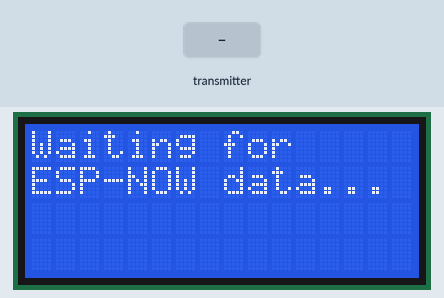
Bench run of a sketch on a simulated ESP32. On the bench: 16×4 character LCD. The test bench sets the inputs (shaded band). What the sketch prints to the serial monitor is not drawn.

Above: at 1.2 s.
1.3 s: the transmitter starts sending irState = 0
At 2.4 s:
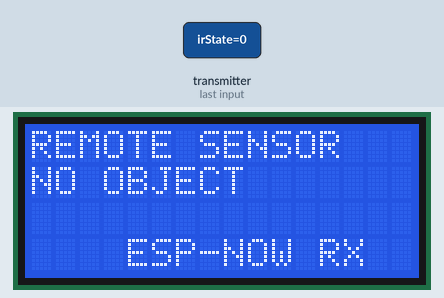
2.8 s: the transmitter starts sending irState = 1
At 3.7 s:
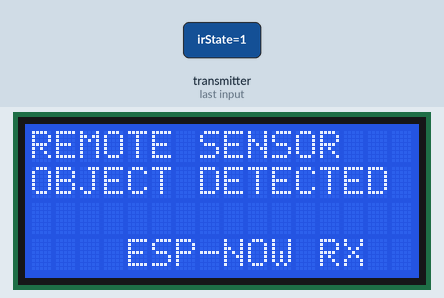
Timing chart, 0 to 5.8 s (numbered marks = the images above; inputs shaded):
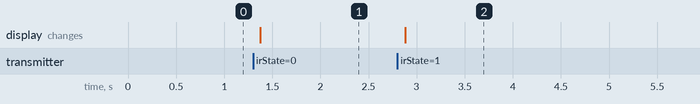

The sketch:

lcd_reciver.ino
```cpp
#include <WiFi.h>
#include <esp_now.h>
#include <esp_wifi.h>

#include <Wire.h>
#include <LiquidCrystal_I2C.h>

LiquidCrystal_I2C lcd(0x27, 16, 4);

#define ESPNOW_CHANNEL 1

// --------------------------------------------------
// CUSTOM MAC ADDRESS FOR THIS RECEIVER
// --------------------------------------------------

uint8_t receiverMAC[] = {
  0x02, 0x00, 0x00, 0x00, 0x00, 0x01
};


// --------------------------------------------------
// DATA STRUCTURE
// --------------------------------------------------

typedef struct {
  int irState;
} SensorData;

SensorData receivedData;


// --------------------------------------------------
// RECEIVE CALLBACK
// --------------------------------------------------

void onDataReceive(const esp_now_recv_info_t *info,
                   const uint8_t *data,
                   int len)
{
  if (len != sizeof(SensorData)) {
    return;
  }

  memcpy(&receivedData, data, sizeof(receivedData));

  Serial.print("Received IR state: ");
  Serial.println(receivedData.irState);

  lcd.clear();

  lcd.setCursor(0, 0);
  lcd.print("REMOTE SENSOR");

  lcd.setCursor(0, 1);

  if (receivedData.irState == 1) {
    lcd.print("OBJECT DETECTED");
  }
  else {
    lcd.print("NO OBJECT");
  }

  lcd.setCursor(0, 3);
  lcd.print("ESP-NOW RX");
}


void setup()
{
  Serial.begin(115200);

  // --------------------------------------------------
  // START WIFI
  // --------------------------------------------------

  WiFi.mode(WIFI_STA);

  // --------------------------------------------------
  // SET OUR CUSTOM MAC ADDRESS
  // --------------------------------------------------

  esp_err_t result = esp_wifi_set_mac(WIFI_IF_STA, receiverMAC);

  if (result == ESP_OK) {
    Serial.println("Custom MAC address set successfully");
  }
  else {
    Serial.println("Failed to set MAC address");
  }

  // --------------------------------------------------
  // SET ESP-NOW CHANNEL
  // --------------------------------------------------

  esp_wifi_set_channel(
    ESPNOW_CHANNEL,
    WIFI_SECOND_CHAN_NONE
  );

  // --------------------------------------------------
  // PRINT MAC ADDRESS
  // --------------------------------------------------

  Serial.print("Receiver MAC: ");
  Serial.println(WiFi.macAddress());

  // --------------------------------------------------
  // LCD
  // --------------------------------------------------

  lcd.init();
  lcd.backlight();

  lcd.clear();
  lcd.setCursor(0, 0);
  lcd.print("Waiting for");
  lcd.setCursor(0, 1);
  lcd.print("ESP-NOW data...");

  // --------------------------------------------------
  // ESP-NOW
  // --------------------------------------------------

  if (esp_now_init() != ESP_OK) {

    Serial.println("ESP-NOW initialization failed");

    lcd.clear();
    lcd.print("ESP-NOW ERROR");

    return;
  }

  esp_now_register_recv_cb(onDataReceive);

  Serial.println("ESP-NOW receiver ready");
}


void loop()
{
}
```

Measured:
- after the input at 1.3 s, the display: changes after 0.08 s (image 1)
- after the input at 2.8 s, the display: changes after 0.08 s (image 2)
